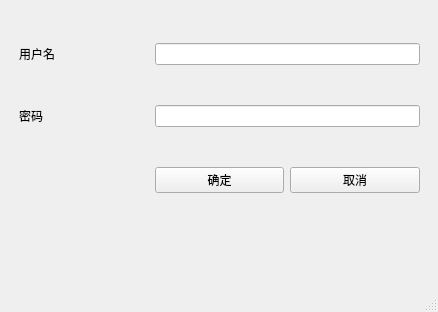
<?xml version="1.0" encoding="UTF-8"?>
<ui version="4.0">
 <class>GridMainWindow</class>
 <widget class="QMainWindow" name="GridMainWindow">
  <property name="geometry">
   <rect>
    <x>0</x>
    <y>0</y>
    <width>438</width>
    <height>312</height>
   </rect>
  </property>
  <property name="windowTitle">
   <string>MainWindow</string>
  </property>
  <widget class="QWidget" name="centralwidget">
   <widget class="QWidget" name="gridLayoutWidget">
    <property name="geometry">
     <rect>
      <x>19</x>
      <y>9</y>
      <width>401</width>
      <height>221</height>
     </rect>
    </property>
    <layout class="QGridLayout" name="gridLayout">
     <item row="1" column="0">
      <widget class="QLabel" name="label">
       <property name="text">
        <string>密码</string>
       </property>
      </widget>
     </item>
     <item row="2" column="1">
      <widget class="QPushButton" name="pushButton">
       <property name="text">
        <string>确定</string>
       </property>
      </widget>
     </item>
     <item row="0" column="0">
      <widget class="QLabel" name="label_2">
       <property name="text">
        <string>用户名</string>
       </property>
      </widget>
     </item>
     <item row="2" column="2">
      <widget class="QPushButton" name="pushButton_2">
       <property name="text">
        <string>取消</string>
       </property>
      </widget>
     </item>
     <item row="1" column="1" colspan="2">
      <widget class="QLineEdit" name="lineEdit_2"/>
     </item>
     <item row="0" column="1" colspan="2">
      <widget class="QLineEdit" name="lineEdit"/>
     </item>
    </layout>
   </widget>
  </widget>
  <widget class="QMenuBar" name="menubar">
   <property name="geometry">
    <rect>
     <x>0</x>
     <y>0</y>
     <width>438</width>
     <height>24</height>
    </rect>
   </property>
  </widget>
  <widget class="QStatusBar" name="statusbar"/>
 </widget>
 <resources/>
 <connections/>
</ui>
